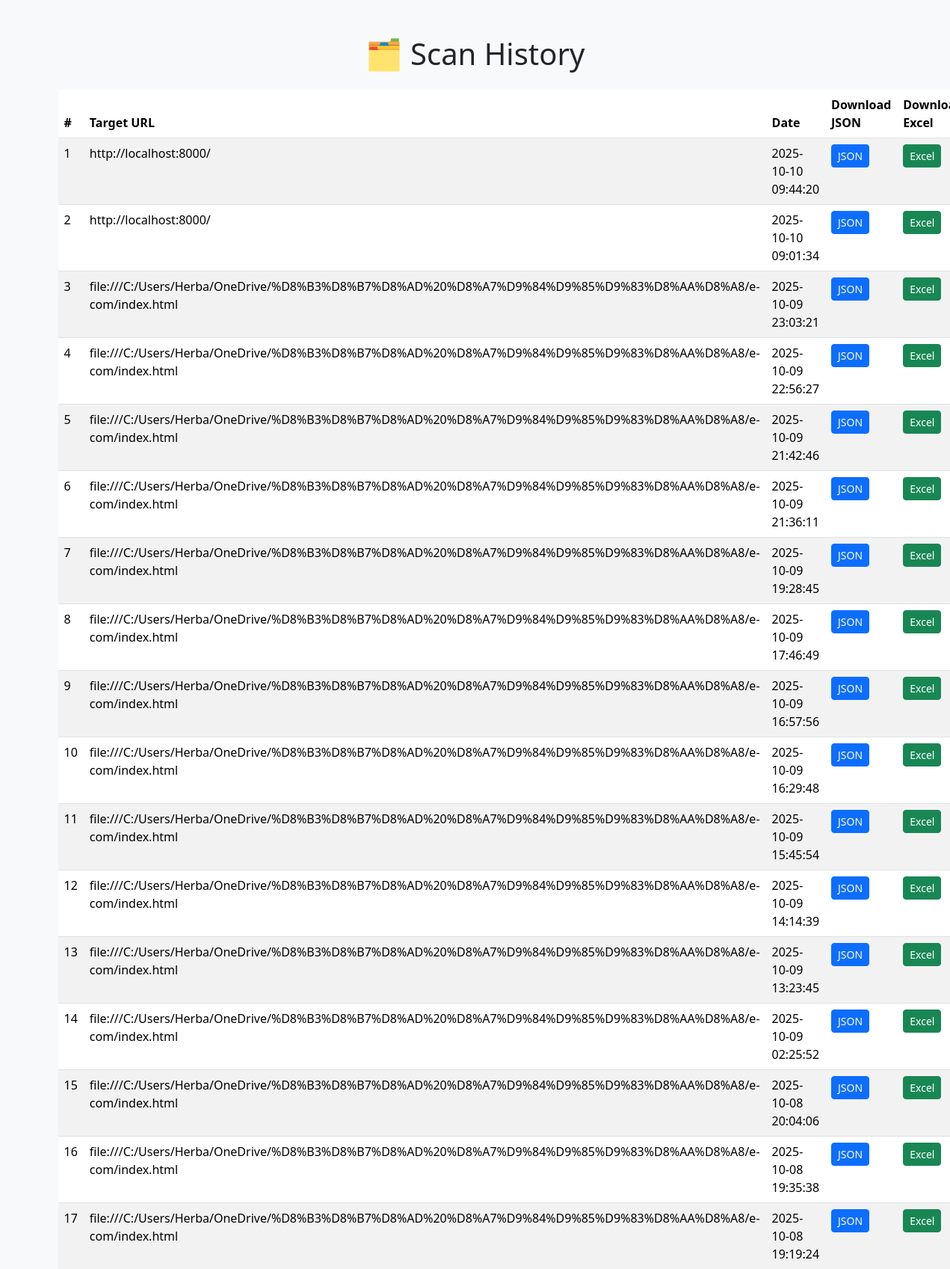
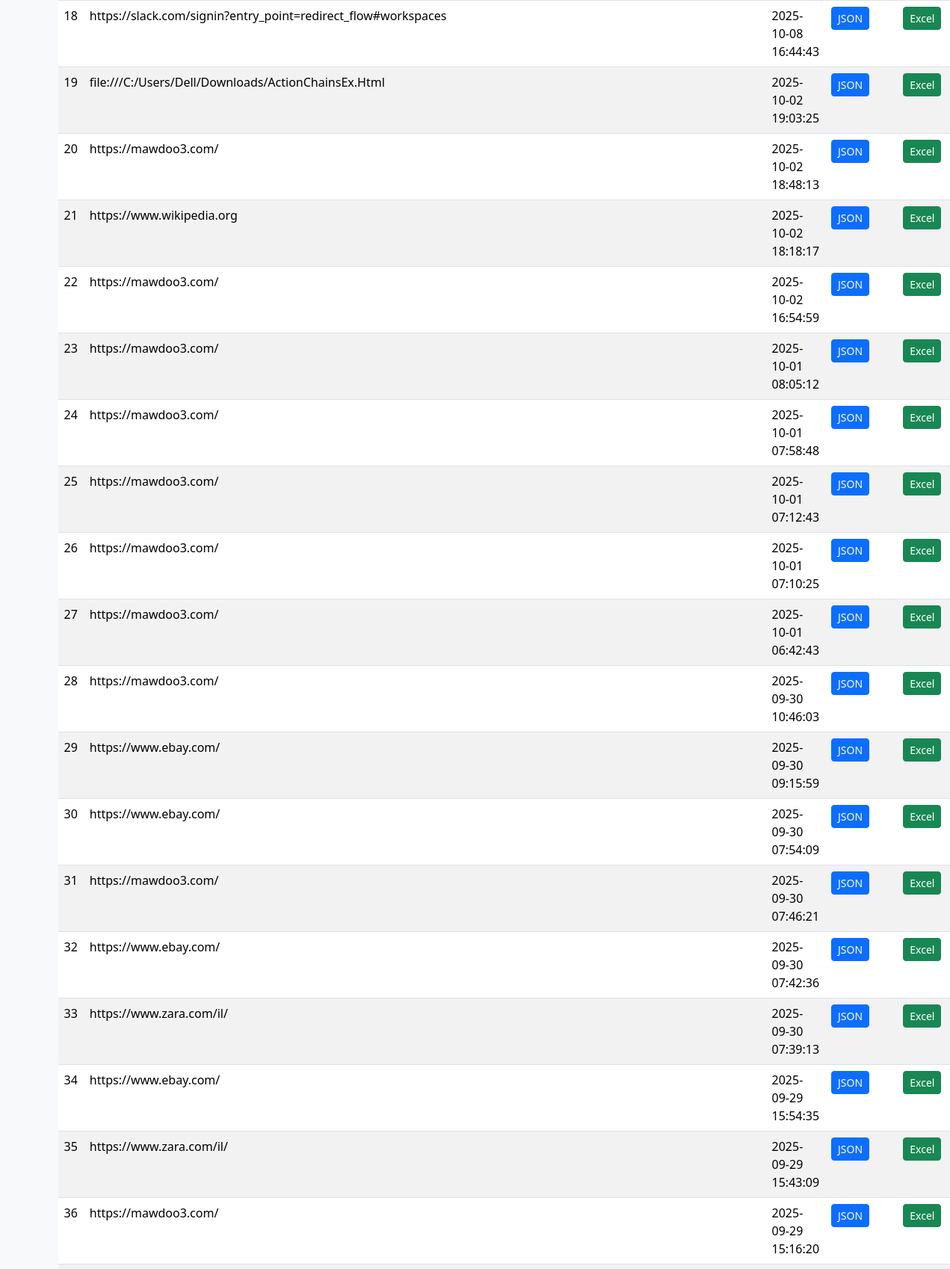
The page /history (signed in, upper part) on the database its author committed (2 pictures, top to bottom).
### database.py (models this page shows)
class Result(db.Model):
    id = db.Column(db.Integer, primary_key=True)
    user_id = db.Column(db.Integer, db.ForeignKey('user.id'), nullable=False)
    target_url = db.Column(db.String(500), nullable=False)
    json_path = db.Column(db.String(500), nullable=False)
    excel_path = db.Column(db.String(500), nullable=False)
    created_at = db.Column(db.DateTime, default=datetime.utcnow)

### main.py (the view)
@app.route('/history')
def history():
    if 'user_id' not in session:
        flash("⚠️ You must login first", "danger")
        return redirect(url_for('login'))
    user = db.session.get(User, session['user_id'])
    results = Result.query.filter_by(user_id=user.id)\
                          .order_by(Result.created_at.desc()).all()
    return render_template('history.html', results=results)

### templates/history.html (shortened to what this page needs)
<!doctype html>
<html lang="en">
  <head>
    <link href="https://cdn.jsdelivr.net/npm/bootstrap@5.3.2/dist/css/bootstrap.min.css" rel="stylesheet">
  </head>
  <body class="bg-light">
    <div class="container py-5">
      <h1 class="mb-4 text-center">🗂 Scan History</h1>
      {% if results %}
        <table class="table table-striped">
          <thead>
            <tr>
              <th>#</th>
              <th>Target URL</th>
              <th>Date</th>
              <th>Download JSON</th>
              <th>Download Excel</th>
            </tr>
          </thead>
          <tbody>
            {% for r in results %}
              <tr>
                <td>{{ loop.index }}</td>
                <td>{{ r.target_url }}</td>
                <td>{{ r.created_at.strftime("%Y-%m-%d %H:%M:%S") }}</td>
                <td><a href="{{ url_for('download_file', result_id=r.id, file_type='json') }}" class="btn btn-sm btn-primary">JSON</a></td>
                <td><a href="{{ url_for('download_file', result_id=r.id, file_type='excel') }}" class="btn btn-sm btn-success">Excel</a></td>
              </tr>
            {% endfor %}
          </tbody>
        </table>
      {% else %}
        <p class="text-center">No scan results yet.</p>
      {% endif %}
    </div>
  </body>
</html>

### rows shown on the page
Result: target_url "http://localhost:8000/", created_at "2025-10-10 09:44:20"
Result: target_url "http://localhost:8000/", created_at "2025-10-10 09:01:34"
Result: target_url "file:///C:/Users/Herba/OneDrive/%D8%B3%D8%B7%D8%AD%20%D8%A7%D9%84%D9%85%D9%83%D8%AA%D8%A8/e-com/index.html", created_at "2025-10-09 23:03:21"
Result: target_url "file:///C:/Users/Herba/OneDrive/%D8%B3%D8%B7%D8%AD%20%D8%A7%D9%84%D9%85%D9%83%D8%AA%D8%A8/e-com/index.html", created_at "2025-10-09 22:56:27"
Result: target_url "file:///C:/Users/Herba/OneDrive/%D8%B3%D8%B7%D8%AD%20%D8%A7%D9%84%D9%85%D9%83%D8%AA%D8%A8/e-com/index.html", created_at "2025-10-09 21:42:46"
Result: target_url "file:///C:/Users/Herba/OneDrive/%D8%B3%D8%B7%D8%AD%20%D8%A7%D9%84%D9%85%D9%83%D8%AA%D8%A8/e-com/index.html", created_at "2025-10-09 21:36:11"
Result: target_url "file:///C:/Users/Herba/OneDrive/%D8%B3%D8%B7%D8%AD%20%D8%A7%D9%84%D9%85%D9%83%D8%AA%D8%A8/e-com/index.html", created_at "2025-10-09 19:28:45"
Result: target_url "file:///C:/Users/Herba/OneDrive/%D8%B3%D8%B7%D8%AD%20%D8%A7%D9%84%D9%85%D9%83%D8%AA%D8%A8/e-com/index.html", created_at "2025-10-09 17:46:49"
Result: target_url "file:///C:/Users/Herba/OneDrive/%D8%B3%D8%B7%D8%AD%20%D8%A7%D9%84%D9%85%D9%83%D8%AA%D8%A8/e-com/index.html", created_at "2025-10-09 16:57:56"
Result: target_url "file:///C:/Users/Herba/OneDrive/%D8%B3%D8%B7%D8%AD%20%D8%A7%D9%84%D9%85%D9%83%D8%AA%D8%A8/e-com/index.html", created_at "2025-10-09 16:29:48"
Result: target_url "file:///C:/Users/Herba/OneDrive/%D8%B3%D8%B7%D8%AD%20%D8%A7%D9%84%D9%85%D9%83%D8%AA%D8%A8/e-com/index.html", created_at "2025-10-09 15:45:54"
Result: target_url "file:///C:/Users/Herba/OneDrive/%D8%B3%D8%B7%D8%AD%20%D8%A7%D9%84%D9%85%D9%83%D8%AA%D8%A8/e-com/index.html", created_at "2025-10-09 14:14:39"
Result: target_url "file:///C:/Users/Herba/OneDrive/%D8%B3%D8%B7%D8%AD%20%D8%A7%D9%84%D9%85%D9%83%D8%AA%D8%A8/e-com/index.html", created_at "2025-10-09 13:23:45"
Result: target_url "file:///C:/Users/Herba/OneDrive/%D8%B3%D8%B7%D8%AD%20%D8%A7%D9%84%D9%85%D9%83%D8%AA%D8%A8/e-com/index.html", created_at "2025-10-09 02:25:52"
Result: target_url "file:///C:/Users/Herba/OneDrive/%D8%B3%D8%B7%D8%AD%20%D8%A7%D9%84%D9%85%D9%83%D8%AA%D8%A8/e-com/index.html", created_at "2025-10-08 20:04:06"
Result: target_url "file:///C:/Users/Herba/OneDrive/%D8%B3%D8%B7%D8%AD%20%D8%A7%D9%84%D9%85%D9%83%D8%AA%D8%A8/e-com/index.html", created_at "2025-10-08 19:35:38"
Result: target_url "file:///C:/Users/Herba/OneDrive/%D8%B3%D8%B7%D8%AD%20%D8%A7%D9%84%D9%85%D9%83%D8%AA%D8%A8/e-com/index.html", created_at "2025-10-08 19:19:24"
Result: target_url "https://slack.com/signin?entry_point=redirect_flow#workspaces", created_at "2025-10-08 16:44:43"
Result: target_url "file:///C:/Users/Dell/Downloads/ActionChainsEx.Html", created_at "2025-10-02 19:03:25"
Result: target_url "https://mawdoo3.com/", created_at "2025-10-02 18:48:13"
Result: target_url "https://www.wikipedia.org", created_at "2025-10-02 18:18:17"
Result: target_url "https://mawdoo3.com/", created_at "2025-10-02 16:54:59"
Result: target_url "https://mawdoo3.com/", created_at "2025-10-01 08:05:12"
Result: target_url "https://mawdoo3.com/", created_at "2025-10-01 07:58:48"
Result: target_url "https://mawdoo3.com/", created_at "2025-10-01 07:12:43"
Result: target_url "https://mawdoo3.com/", created_at "2025-10-01 07:10:25"
Result: target_url "https://mawdoo3.com/", created_at "2025-10-01 06:42:43"
Result: target_url "https://mawdoo3.com/", created_at "2025-09-30 10:46:03"
Result: target_url "https://www.ebay.com/", created_at "2025-09-30 09:15:59"
Result: target_url "https://www.ebay.com/", created_at "2025-09-30 07:54:09"
Result: target_url "https://mawdoo3.com/", created_at "2025-09-30 07:46:21"
Result: target_url "https://www.ebay.com/", created_at "2025-09-30 07:42:36"
Result: target_url "https://www.zara.com/il/", created_at "2025-09-30 07:39:13"
Result: target_url "https://www.ebay.com/", created_at "2025-09-29 15:54:35"
Result: target_url "https://www.zara.com/il/", created_at "2025-09-29 15:43:09"
Result: target_url "https://mawdoo3.com/", created_at "2025-09-29 15:16:20"
